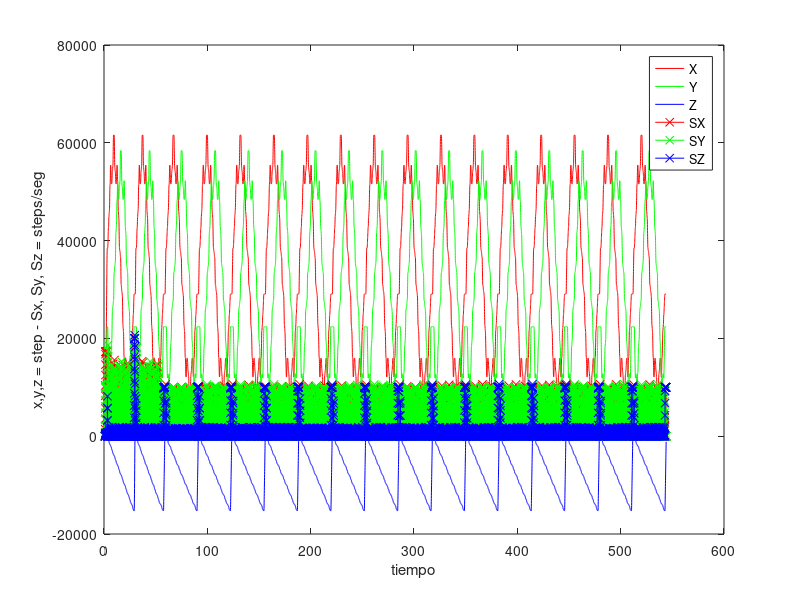

Here is the MATLAB script that generated this plot:
A = dlmread("log.txt");
%A = B(12:60,:); %aceleracion insuficiente
%A = B(79:260,:); %acc suficiente
plot (A(:,7),A(:,1),"r;X;",A(:,7),A(:,2),"g;Y;",A(:,7),A(:,3),"b;Z;",A(:,7),100*A(:,4),"-xr;SX;",A(:,7),100*A(:,5),"-xg;SY;",A(:,7),100*A(:,6),"-xb;SZ;");
xlabel("tiempo");
ylabel("x,y,z = step - Sx, Sy, Sz = steps/seg");
%A(:,4:6)=A(:,4:6)*200;
%plot (A(:,7),A(:,1:6),"-+k;z;")


